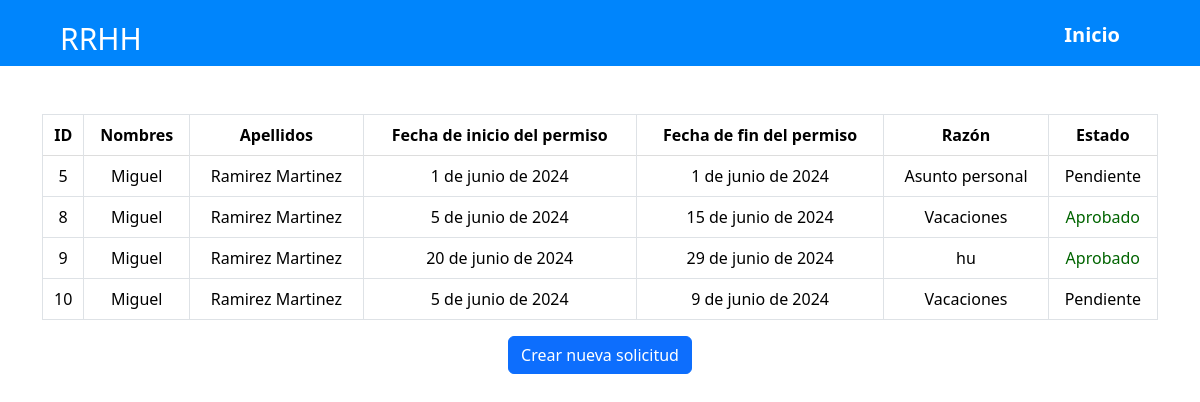
Page /rrhh/empleado/permisos/RM0009 on the earlier database version.
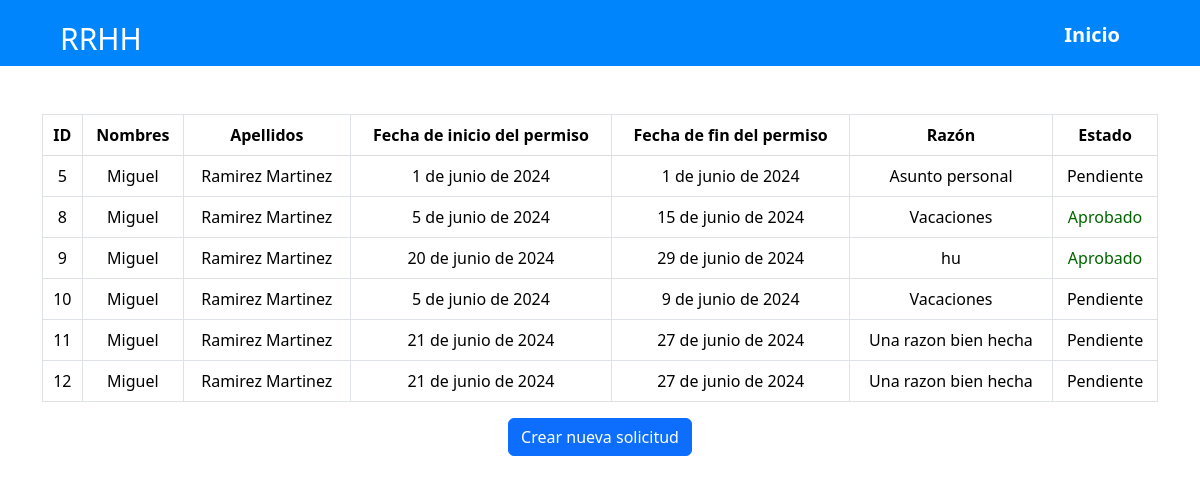
Same page on the later database version.
### RRHH/models.py (models this page shows, shortened)
class Permiso(models.Model):
    codigo_permiso = models.AutoField(primary_key=True)
    carnet = models.ForeignKey(Empleado, on_delete=models.CASCADE, related_name='permisos')
    fechainicio = models.DateField()
    fechafinal = models.DateField()
    justificacion = models.TextField()
    estado = [
        ('1', 'Aprobado'),
        ('2', 'Rechazado'),
        ('3', 'Pendiente'),
        ]
    estado = models.CharField(max_length=10, choices=estado, default='Pendiente')

class Empleado(models.Model):
    carnet = models.CharField(max_length=6, primary_key=True)
    nombres = models.CharField(max_length=50)
    apellidos = models.CharField(max_length=50)
    dui = models.CharField(max_length=9)
    area = models.ForeignKey(Area, on_delete=models.CASCADE, related_name='empleados_area', default=1)
    cargo = models.ForeignKey(Cargo, on_delete=models.CASCADE, related_name='empleados_cargo')
    departamento = models.ForeignKey('Departamento', on_delete=models.CASCADE, related_name='empleados_departamento', default=1)
    municipio = models.ForeignKey('Municipio', on_delete=models.CASCADE, related_name='empleados_municipio', default=1)
    telefono = models.CharField(max_length=8, default='0000-0000')
    sexo = [
        ('M', 'Masculino'),
        ('F', 'Femenino')
        ]
    roles = [
        ('1', 'Administrador'),
        ('2', 'Empleado')
        ]
    rol = models.CharField(max_length=1, choices=roles, default='2')
    genero = models.CharField(max_length=1, choices=sexo, default='M')
    fechanacimiento = models.DateField()
    direccion = models.TextField()
    salariobase = models.DecimalField(max_digits=10, decimal_places=2)

### RRHH/views.py (the view)
# urls.py: path('empleado/permisos/<id>',GestionarPermisosView, name='gestionar_permisosEM'),
def GestionarPermisosView(request, id):
    empleado = get_object_or_404(Empleado, carnet=id)
    permisos = Permiso.objects.filter(carnet=empleado)
    return render(request, 'EMgestionarPermisos.html', {'permisos': permisos, 'empleado':empleado})

### RRHH/templates/EMgestionarPermisos.html (shortened to what this page needs)
<!doctype html>
<html lang="en">
  <head>
    <link href="https://cdn.jsdelivr.net/npm/bootstrap@5.3.3/dist/css/bootstrap.min.css" rel="stylesheet">
  </head>
  <body>
    {% extends 'navCard.html' %}
    {% block content %}
  <br><br>
    <div class="container table-responsive text-center">
        <table class="table align-middle table-bordered">
          <thead class="table-header">
            <tr>
              <th>ID</th>
              <th>Nombres</th>
              <th>Apellidos</th>
              <th>Fecha de inicio del permiso</th>
              <th>Fecha de fin del permiso</th>
              <th>Razón</th>
              <th>Estado</th>
            </tr>
          </thead>
          <tbody class="table-body">
            {% for permiso in permisos %}
            <tr>
              <td>{{ permiso.codigo_permiso }}</td>
              <td>{{ empleado.nombres }}</td>
              <td>{{ empleado.apellidos }}</td>
              <td>{{ permiso.fechainicio }}</td>
              <td>{{ permiso.fechafinal }}</td>
              <td>{{ permiso.justificacion }}</td>
              {% if permiso.estado == '1' %}
                <td style="color: darkgreen;">Aprobado</td>
              {% elif permiso.estado == '2' %}
                <td style="color: red;">Denegado</td>
              {% elif permiso.estado == '3' %}
                <td style="color: black;">Pendiente</td>
              {%endif%}
            </tr>
            {% endfor %}
          </tbody>
        </table>
        <diw class="row">
          <div class="col">
            <a class="btn btn-primary" role="button" href="{% url 'solicitar_permiso' user.username %}">Crear nueva solicitud</a>
          </div>
        </diw>
    </div>
    {% endblock %}

### RRHH/templates/navCard.html (shortened to what this page needs)
    <header>
        <nav>
            <h1>RRHH</h1>
            <ul>
                <li><a href="{% url 'HomeView' %}">Inicio</a></li>
            </ul>
        </nav>
    </header>
    {% block content %}
    {% endblock %}

### RRHH/templates/EMgestionarPermisos.html (style rules this page uses)
html,body { margin: 0; }
nav { display: flex; align-items: center; justify-content: space-between; padding-top: 20px; padding-left: 5%; padding-right: 5%; font-weight: bold; background-color: #0085fc; }
h1 { color: white; font-size: 30px; }
ul li { display: inline-block; padding: 0px 20px; font-size: 20px; }
a { color: white; text-decoration: none; }
.table-header { background-color: #f0f0f0; padding: 10px; border-bottom: 1px solid #ddd; }
.table-header th { font-weight: bold; text-align: center; }
.table-body td { text-align: center; }

Differences in the rows shown:
added Permiso: codigo_permiso "11", {{ empleado.nombres }} "Miguel", {{ empleado.apellidos }} "Ramirez Martinez", fechainicio "21 de junio de 2024", fechafinal "27 de junio de 2024", justificacion "Una razon bien hecha", estado "Pendiente"
added Permiso: codigo_permiso "12", {{ empleado.nombres }} "Miguel", {{ empleado.apellidos }} "Ramirez Martinez", fechainicio "21 de junio de 2024", fechafinal "27 de junio de 2024", justificacion "Una razon bien hecha", estado "Pendiente"
